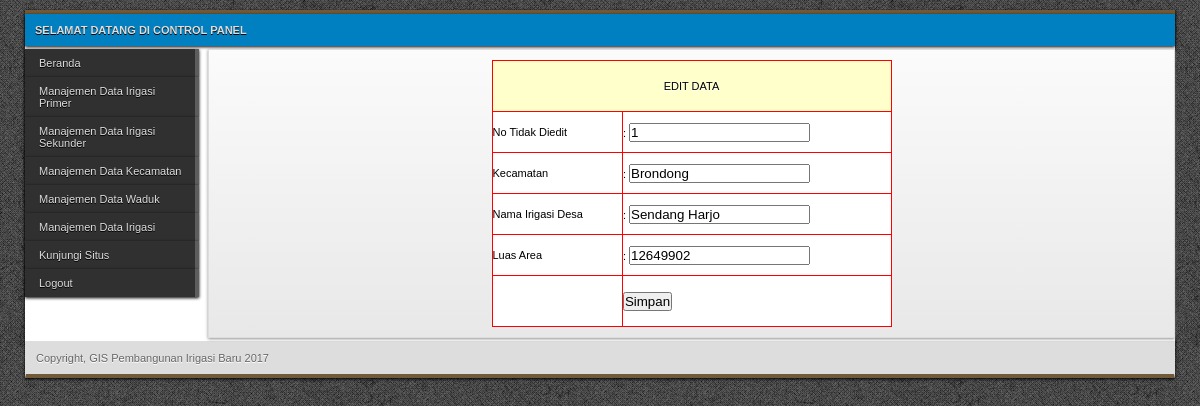
Page /Admin/edit_irigasi_primer1.php?id=1 (signed in) on the committed database.
### tables this page shows
CREATE TABLE IF NOT EXISTS `tb_primer` (
  `NO1` int(11) NOT NULL,
  `KECAMATAN2` char(25) DEFAULT NULL,
  `NAMA2` char(30) DEFAULT NULL,
  `LUAS2` varchar(20) DEFAULT NULL,
  PRIMARY KEY (`NO1`)
);

### Admin/edit_irigasi_primer.php (the view, shortened to what this page needs)
<html>
<body>
<form name="form1" method="post" action="aksi_edit_irigasi_primer.php">
      <table width="400" border="0" align="center" cellpadding="1" cellspacing="1" bordercolor="#FFFF99" bgcolor="#FF0000">
        <tr bgcolor="#FFFFCC">
          <td height="50" colspan="2"><div align="center">EDIT DATA</div></td>
        </tr>
     <?php
      $sqlTampil="select * from tb_primer Where No1='$_GET[id]'";
      $qryTampil=mysql_query($sqlTampil);
      $dataTampil=mysql_fetch_array($qryTampil);
     ?>
    <tr bgcolor="#FFFFFF">
          <td height="40">No Tidak Diedit</td>
          <td>:
          <input name="no" type="text" id="no" value="<?php echo $dataTampil['NO1']; ?>"></td>
        </tr>
		<tr bgcolor="#FFFFFF">
          <td height="40">Kecamatan</td>
          <td>:
          <input name="kec" type="text" id="kec" value="<?php echo $dataTampil['KECAMATAN2']; ?>"></td>
        </tr>
        <tr bgcolor="#FFFFFF">
          <td height="40">Nama Irigasi Desa</td>
          <td>:
          <input name="nama" type="text" id="nama" value="<?php echo $dataTampil['NAMA2']; ?>"></td>
        </tr>
		<tr bgcolor="#FFFFFF">
          <td height="40">Luas Area</td>
          <td>:
          <input name="luas" type="text" id="luas" value="<?php echo $dataTampil['LUAS2']; ?>"></td>
        </tr>
		<tr bgcolor="#FFFFFF">
          <td>&nbsp;</td>
          <td height="50"><input type="submit" name="Submit" value="Simpan"></td>
        </tr>
      </table>
    </form>

### Admin/style/global.css (style rules this page uses)
* { padding:0; margin:0 auto; }
body { background:url(../../images/bedge_grungec.png); font-family:Verdana, Geneva, sans-serif; font-size:11px; color:#666; }
table { color:#000; }

### rows in the picture
tb_primer: no "1", kec "Brondong", nama "Sendang Harjo", luas "12649902"
